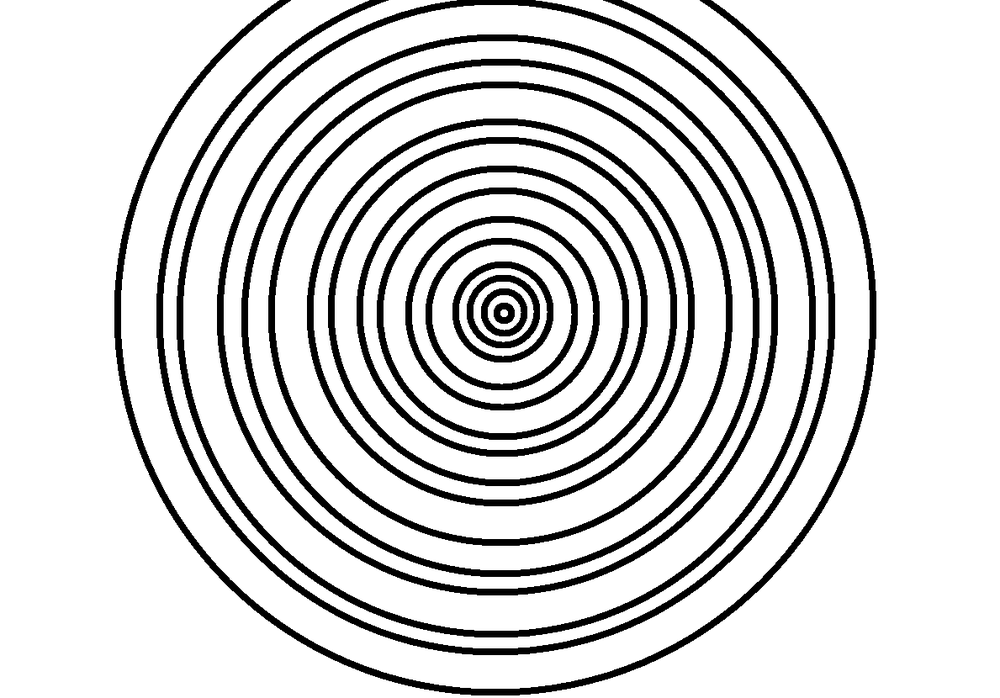
//> input picture src/input-test-samples/circle.png, 1000 x 698 px, shrunk from 1189 x 830 before the run, given in place of the camera
$ ./stacking   (built with g++ and OpenCV 4)
//> lines starting //> are read from the running program, lines starting //| are printed output that depends on the picture
#include <iostream>
#include <fstream>
#include <stdint.h>
#include <vector>
#include <thread>
// #include <time.h>
//#include "GenericList.hpp"

#include <opencv2/opencv.hpp>
#include <opencv2/highgui.hpp>
#include <opencv2/core.hpp>
#include <opencv2/imgproc.hpp>
#include "opencv2/xfeatures2d.hpp"
#include "opencv2/features2d.hpp"

using namespace cv::xfeatures2d;
using namespace cv;
using namespace std;

// GenericList<cv::Mat frame> list;
// match = cv2.BFMatcher(cv2.NORM_HAMPING, crossCheck =True);

const int MAX_FEATURES = 500;
const float GOOD_MATCH_PERCENT = 0.15f;
double lifespan = 200;
float off_x;
float off_y;

void displayImage(cv::Mat source);
void stacking(cv::Mat& source);
void alignImages(Mat& im1, Mat& im2, Mat& im1Reg, Mat& h);
cv::Mat stacked_image;

int main(int argv, char** argc)
{
    Mat image, secImage, h;

    cv::VideoCapture cam(0);
    if (!cam.isOpened()) {
        return -1;
    }

    while (1) {
        Mat frame;
        bool bSuccess = cam.read(frame); // read a new frame from video
//> frame is the input picture: 698 rows x 1000 cols, CV_8UC3; min 0, max 255, mean 215

        //Breaking the while loop if the frames cannot be captured
        if (bSuccess == false)
        {
            cout << "Video camera is disconnected" << endl;
            cin.get(); //Wait for any key press
            break;
        }
        // [5 lines of commented-out code are left out]
        else
        {

            Mat& image = frame;
            Mat& secImage = frame;
            // image = imread(cam.read(frame);
            Mat newPhoto;
            alignImages(image, secImage, newPhoto, h);
            Mat grayScaleFrame;
            cvtColor(newPhoto, grayScaleFrame, COLOR_BGR2GRAY);
            string outFile("Alligned.jpeg");
            imwrite(outFile, newPhoto);
            imshow("Greyscale photo", newPhoto);
            cout << "homography ::" << h << endl;
            // list.push(image, off_x, off_y, lifespan);
        }
    }
}


void::displayImage(cv::Mat source)
{
    // split the source
    Mat splitArray[2] = { Mat::zeros(source.size(), source.type()), Mat::zeros(source.size(), source.type()) };
    split(source, splitArray);
    // take magnitude
    Mat dftMagnitude;
    magnitude(splitArray[0], splitArray[1], dftMagnitude);
    // add 1 to all values and take the log
    dftMagnitude += Scalar::all(1);
    log(dftMagnitude, dftMagnitude);
    // normalize matrix
    normalize(dftMagnitude, dftMagnitude, 0, 1, NORM_MINMAX);
    // display
    imshow("image", dftMagnitude);
    //waitKey();
}

void alignImages(Mat& im1, Mat& im2, Mat& im1Reg, Mat& h)
//https://www.learnopencv.com/image-alignment-feature-based-using-opencv-c-python/
{
    // Variables to store keypoints and descriptors
    std::vector<KeyPoint> keypoints1, keypoints2;
    Mat descriptors1, descriptors2;

    // Detect ORB features and compute descriptors.
    Mat im1Gray, im2Gray;
    cvtColor(im1, im1Gray, COLOR_BGR2GRAY);
    cvtColor(im2, im2Gray, COLOR_BGR2GRAY);
    Ptr<Feature2D> orb = ORB::create(MAX_FEATURES);
    orb->detectAndCompute(im1Gray, Mat(), keypoints1, descriptors1);
//> keypoints1 = 500 keypoints; strongest (x, y, size): (495, 309, 77.1), (503, 311, 44.6), (510, 311, 77.1), (505, 304, 77.1)
    orb->detectAndCompute(im2Gray, Mat(), keypoints2, descriptors2);
//> keypoints2 has the same summary as keypoints1
    // Match features.
    std::vector<DMatch> matches;
    Ptr<DescriptorMatcher> matcher = DescriptorMatcher::create("BruteForce-Hamming");
    matcher->match(descriptors1, descriptors2, matches, Mat());
//> matches = 500 matches
    // Sort matches by score
    std::sort(matches.begin(), matches.end());
    // Remove not so good matches
    const int numGoodMatches = matches.size() * GOOD_MATCH_PERCENT;
//> numGoodMatches = 75
    matches.erase(matches.begin() + numGoodMatches, matches.end());
//> matches = 75 matches
    // Draw top matches
    Mat imMatches;
    drawMatches(im1, keypoints1, im2, keypoints2, matches, imMatches);
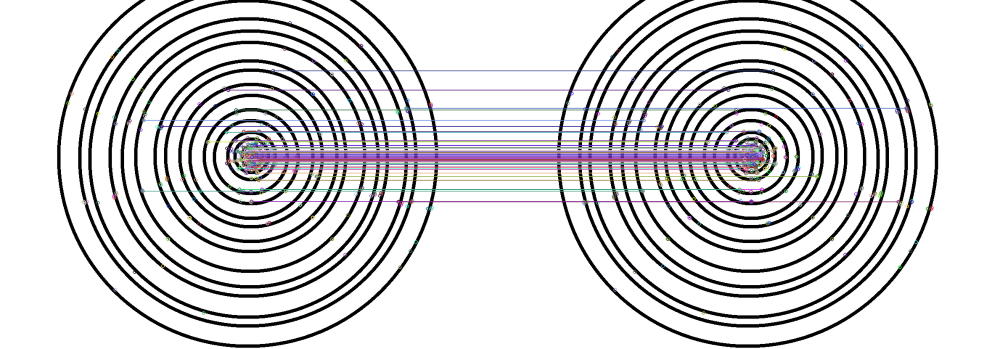
//> imMatches: 698 rows x 2000 cols, CV_8UC3 (shown at 1/2 size); mean B, G, R 212.8, 211.2, 212.1
    imwrite("matches.jpg", imMatches);
    // Extract location of good matches
    std::vector<Point2f> points1, points2;

    for (size_t i = 0; i < matches.size(); i++)
    {
        points1.push_back(keypoints1[matches[i].queryIdx].pt);
        points2.push_back(keypoints2[matches[i].trainIdx].pt);
    }
//> this loop made 75 passes
//> after the loop, points1 = 75 Points (x, y), first 12: [551.2, 326.6], [499.7, 321.4], [506, 321.4], [514.2, 323.5], [497.7, 327.6], [508, 327.6], [487.3, 294.4], [495.6, 333.9], [459.6, 321.4], [286.9, 240.2], [514.9, 345.6], [511.5, 333.5]; points2 has the same summary as points1
    // Find homography
    h = findHomography(points1, points2, RANSAC);
//> h = [[1, 2.73e-16, 6.12e-13], [-3.13e-16, 1, 2.75e-13], [-1.01e-18, 1.36e-19, 1]]
//| homography ::[0.999999999999998, 2.733340060611839e-16, 6.122854405048729e-13;
//|  -3.134509410801092e-16, 0.9999999999999991, 2.750236907921439e-13;
//|  -1.005830758374786e-18, 1.358432927066178e-19, 1]
    // Use homography to warp image
    warpPerspective(im1, im1Reg, h, im2.size());

}


$ run again, on src/input-test-samples/diamond.png
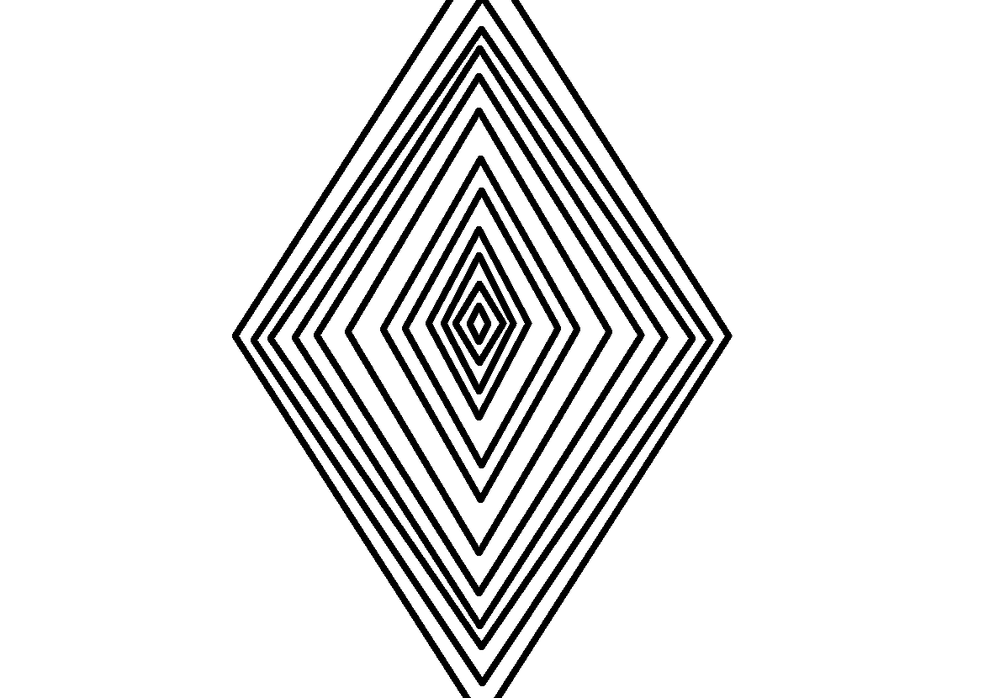
//> input picture src/input-test-samples/diamond.png, 1000 x 698 px, shrunk from 1189 x 830 before the run, given in place of the camera
//> frame is the input picture: 698 rows x 1000 cols, CV_8UC3; min 0, max 255, mean 228.5
//> keypoints1 = 500 keypoints; strongest (x, y, size): (478, 296, 77.1), (478, 348, 77.1), (479, 350, 64.3), (479, 342, 53.6)
//> keypoints2 has the same summary as keypoints1
//> in alignImages, `matcher->match(descriptors1, descriptors2, matches, Mat());`: matches = 500 matches
//> numGoodMatches = 75
//> in alignImages, `matches.erase(matches.begin() + numGoodMatches, matches.end());`: matches = 75 matches
//> in alignImages, `drawMatches(im1, keypoints1, im2, keypoints2, matches, imMatches);`:
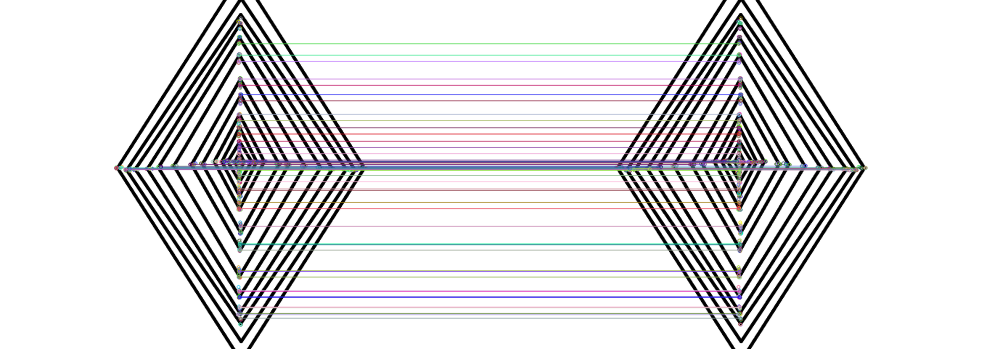
//> imMatches: 698 rows x 2000 cols, CV_8UC3 (shown at 1/2 size); mean B, G, R 224.7, 223.1, 224.3
//> the loop in alignImages, `for (size_t i = 0; i < matches.size(); i++)` made 75 passes
//> after the loop in alignImages, `for (size_t i = 0; i < matches.size(); i++)`: points1 = 75 Points (x, y), first 12: [352.5, 331.8], [479, 294.4], [460.3, 323.5], [454.1, 323.5], [476.9, 87.09], [479, 350.4], [479, 626.2], [476.9, 306.9], [694.7, 337], [603.1, 331.8], [730.9, 335.2], [267.8, 337]; points2 has the same summary as points1
//> in alignImages, `h = findHomography(points1, points2, RANSAC);`: h = [[1, -2.39e-16, -1.78e-14], [4.09e-16, 1, 2.09e-14], [1.36e-18, -3.51e-19, 1]]
//| homography ::[1.000000000000001, -2.39425338788104e-16, -1.783003667577633e-14;
//|  4.087656295602096e-16, 1, 2.09145728864936e-14;
//|  1.362527529531549e-18, -3.506727311397199e-19, 1]

$ run again, on src/input-test-samples/filledsquare.png
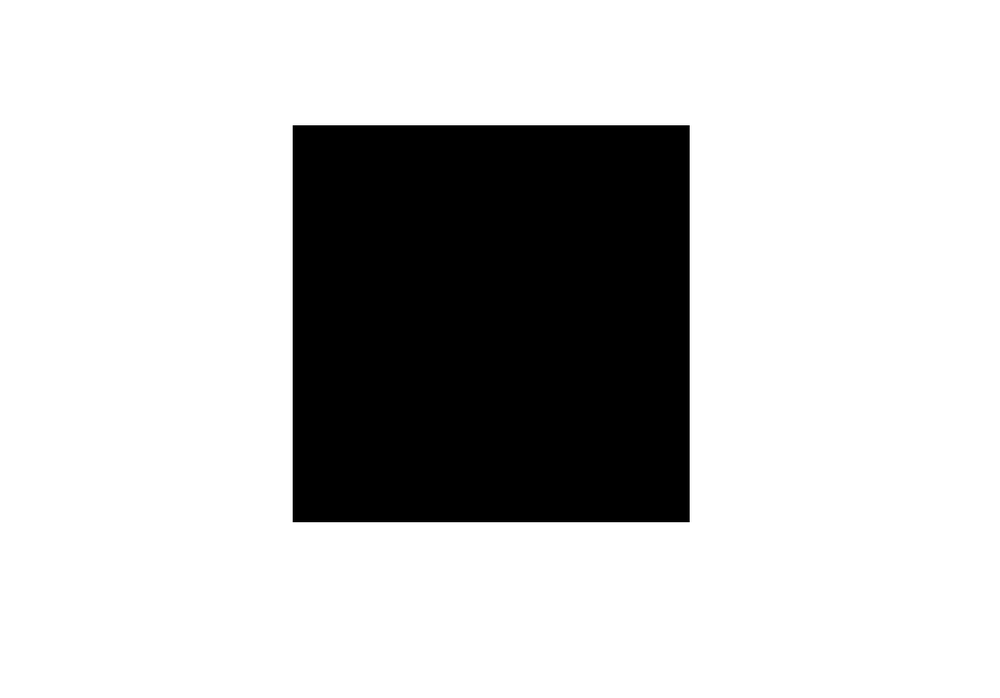
//> input picture src/input-test-samples/filledsquare.png, 1000 x 698 px, shrunk from 1189 x 830 before the run, given in place of the camera
//> frame is the input picture: 698 rows x 1000 cols, CV_8UC3; min 0, max 255, mean 197.4
//> keypoints1 = 32 keypoints; strongest (x, y, size): (688, 126, 31), (688, 521, 31), (293, 126, 31), (294, 127, 44.6)
//> keypoints2 has the same summary as keypoints1
//> in alignImages, `matcher->match(descriptors1, descriptors2, matches, Mat());`: matches = 32 matches
//> numGoodMatches = 4
//> in alignImages, `matches.erase(matches.begin() + numGoodMatches, matches.end());`: matches = 4 matches
//> in alignImages, `drawMatches(im1, keypoints1, im2, keypoints2, matches, imMatches);`:
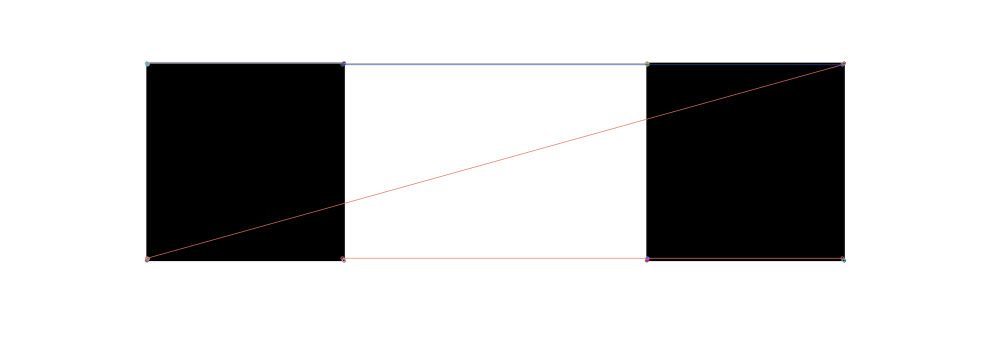
//> imMatches: 698 rows x 2000 cols, CV_8UC3 (shown at 1/2 size); mean B, G, R 197.4, 197.3, 197.6
//> the loop in alignImages, `for (size_t i = 0; i < matches.size(); i++)` made 4 passes
//> in alignImages, `h = findHomography(points1, points2, RANSAC);`: h = [[-4.08, 4.08, 684.4], [-0.769, 0.77, 129], [-0.00596, 0.00597, 1]]
//> in alignImages, `warpPerspective(im1, im1Reg, h, im2.size());`:
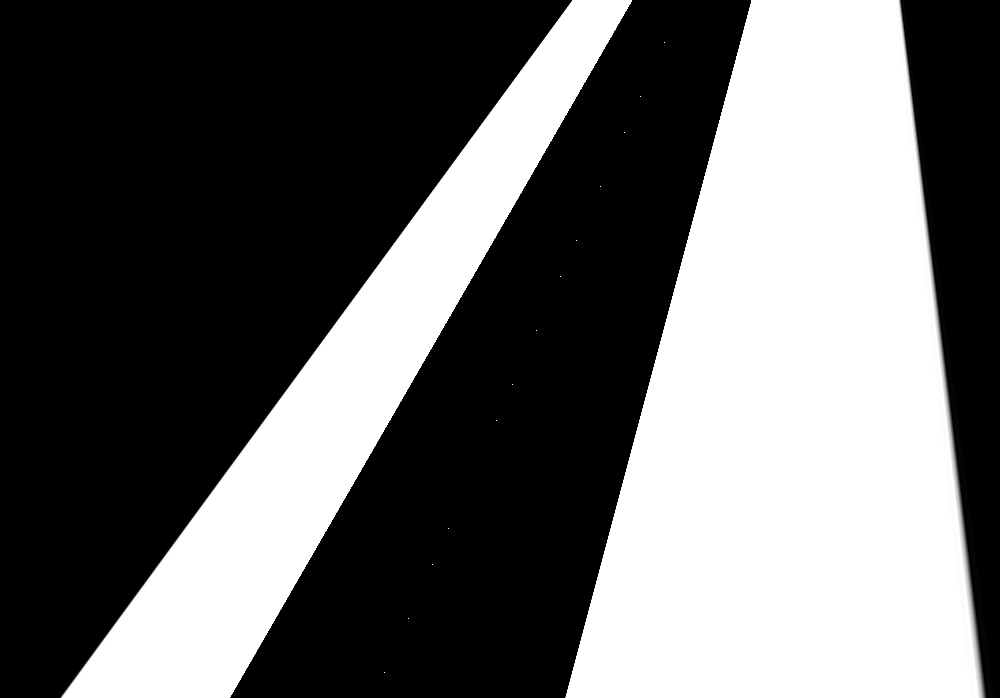
//> im1Reg: 698 rows x 1000 cols, CV_8UC3; min 0, max 255, mean 101.5
//| homography ::[-4.078199657331264, 4.082889770164825, 684.3877563476565;
//|  -0.7686659139966681, 0.7695499143328167, 128.9945526123042;
//|  -0.00595890212749454, 0.005965755132666039, 1]
